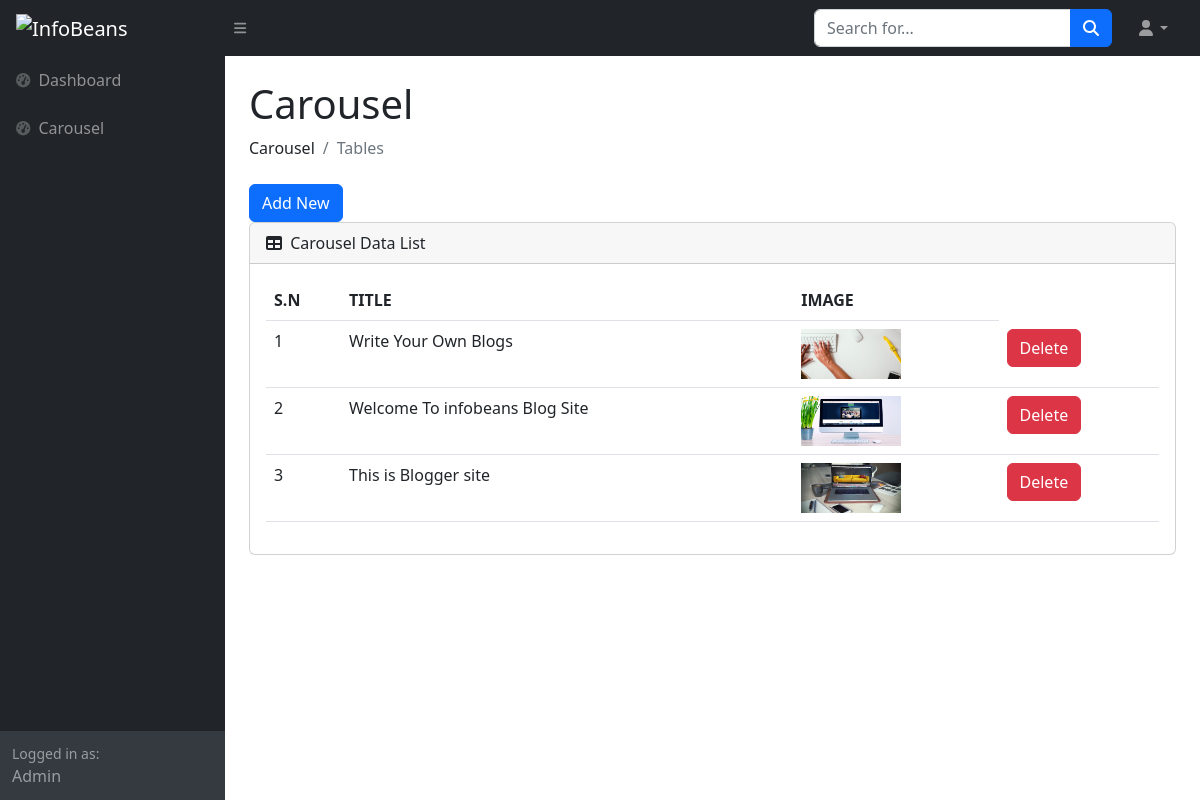
The page /admin/carousel/list on the database its author committed.
### wowblog/models.py (models this page shows, shortened)
class Carousel(db.Model):
    id = db.Column(db.Integer, primary_key=True)
    title = db.Column(db.String(100), nullable=False)
    desc = db.Column(db.String(128), nullable=False)
    cimg = db.Column(db.String(200), nullable=False)

### wowblog/admin/views.py (the view)
@admin.route('/admin/carousel/list')
def listCarousel():
    carousel_items = Carousel.query.all()
    return render_template('admin/carousel_list.html', carousel_items=carousel_items)

### wowblog/templates/admin/carousel_list.html
  {% extends 'admin/admin_base.html' %}
{% block content %}
<div id="layoutSidenav_content">
                <main>
                    <div class="container-fluid px-4">
                        <h1 class="mt-4">Carousel</h1>
                        <ol class="breadcrumb mb-4">
                            <li class="breadcrumb-item">Carousel</li>
                            <li class="breadcrumb-item active">Tables</li>
                        </ol>
                        <a href="{{url_for('admin.createCarousel')}}" class="btn btn-primary">Add New</a>
                        <div class="card mb-4">
                            <div class="card-header">
                                <i class="fas fa-table me-1"></i>
                                Carousel Data List
                            </div>
                            <div class="card-body">
                                <table class="table">
  <thead>
        <tr>
             <th>S.N</th>
            <th>TITLE</th>
            <th>IMAGE</th>
        </tr>
  </thead>
  <tbody>
        {% for citem in carousel_items%}
            <tr>
                 <td>{{ loop.index }}</td>
                <td>{{ citem.title }}</td>
                <td><img src="{{ url_for('static', filename='carousal/'+citem.cimg) }}" style="width: 100px; height: 50px;"></td>
                <td> <form method="POST" action="{{ url_for('admin.deleteCarousel', item_id=citem.id) }}">
                <button type="submit" class="btn btn-danger">Delete</button>
            </form></td>
            </tr>
        {% endfor %}
  </tbody>
</table>
                            </div>
                        </div>
                    </div>
                </main>
</div>
  {% endblock %}

### wowblog/templates/admin/admin_base.html (shortened to what this page needs)
<!DOCTYPE html>
<html lang="en">
    <head>
        <link href="https://cdn.jsdelivr.net/npm/simple-datatables@7.1.2/dist/style.min.css" rel="stylesheet" />
        <link href="{{ url_for('static', filename='css/admin/styles.css')}}" rel="stylesheet" />
    </head>
    <body class="sb-nav-fixed">
            {% include 'admin/admin_navbar.html' %}
            <div id="layoutSidenav">
            {% include 'admin/admin_sidebar.html' %}
            {% block content %}
            {% endblock %}
            </div>
    </body>
</html>

### wowblog/templates/admin/admin_navbar.html (shortened to what this page needs)
  <nav class="sb-topnav navbar navbar-expand navbar-dark bg-dark">
            <a class="navbar-brand ps-3" href="index.html"><img class="logo" alt="InfoBeans" src="https://www.infobeans.com/wp-content/themes/infobeans/assets/images/logo-infobeans-white.svg"></a>
            <button class="btn btn-link btn-sm order-1 order-lg-0 me-4 me-lg-0" id="sidebarToggle" href="#!"><i class="fas fa-bars"></i></button>
            <form class="d-none d-md-inline-block form-inline ms-auto me-0 me-md-3 my-2 my-md-0">
                <div class="input-group">
                   <input class="form-control" type="text" placeholder="Search for..." aria-label="Search for..." aria-describedby="btnNavbarSearch" />
                    <button class="btn btn-primary" id="btnNavbarSearch" type="button"><i class="fas fa-search"></i></button>
                </div>
            </form>
            <ul class="navbar-nav ms-auto ms-md-0 me-3 me-lg-4">
                <li class="nav-item dropdown">
                    <a class="nav-link dropdown-toggle" id="navbarDropdown" href="#" role="button" data-bs-toggle="dropdown" aria-expanded="false"><i class="fas fa-user fa-fw"></i></a>
                </li>
            </ul>
  </nav>

### wowblog/templates/admin/admin_sidebar.html
 <div id="layoutSidenav_nav">
                <nav class="sb-sidenav accordion sb-sidenav-dark" id="sidenavAccordion">
                    <div class="sb-sidenav-menu">
                        <div class="nav">
                            <a class="nav-link" href="{{url_for('admin.dashboard')}}">
                                <div class="sb-nav-link-icon"><i class="fas fa-tachometer-alt"></i></div>
                                Dashboard
                            </a>
                             <a class="nav-link" href="{{url_for('admin.listCarousel')}}">
                                <div class="sb-nav-link-icon"><i class="fas fa-tachometer-alt"></i></div>
                                Carousel
                            </a>
                        </div>
                    </div>
                    <div class="sb-sidenav-footer">
                        <div class="small">Logged in as:</div>
                        Admin
                    </div>
                </nav>
            </div>

### rows shown on the page
Carousel: title "Write Your Own Blogs", cimg (picture)
Carousel: title "Welcome To infobeans Blog Site", cimg (picture)
Carousel: title "This is Blogger site", cimg (picture)
